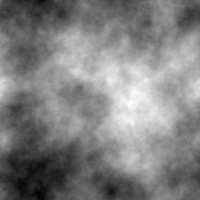
#> input picture code/ZernikeFitting/kol_D_5.00_ro_0.50_DoverR0_10.0l1no0001phase.fits, 200 x 200 px
$ python ZernikeFitter.py   (older library calls are emulated)
#> lines starting #> are read from the running program, lines starting #| are printed output that depends on the picture
#!/usr/bin/env python2.7
# -*- coding: utf-8 -*-

"""
@file py102-example2-zernike.py
@brief Fitting a surface in Python example for Python 102 lecture
@author Tim van Werkhoven (t.i.m.vanwerkhoven@gmail.com)
@url http://python101.vanwerkhoven.org
@date 20111012

Created by Tim van Werkhoven (t.i.m.vanwerkhoven@xs4all.nl) on 2011-10-12
Copyright (c) 2011 Tim van Werkhoven. All rights reserved.

This file is licensed under the Creative Commons Attribution-Share Alike
license versions 3.0 or higher, see
http://creativecommons.org/licenses/by-sa/3.0/

Objectified for easier calling and set-up by anand@stsci.edu  2015
AS: see
http://www.staff.science.uu.nl/~werkh108/docs/teach/2011b_python/course/python102/python_102-print.pdf
and
http://www.vanwerkhoven.org/teaching.html  esp. pyhon 102

Python 3-ized, print(), //, and xrange->range only anand@stsci.edu  2018
"""


"""
anand@ati.st-guest.org:12  ./ZernikeFitter.py
grid:
[[[-1.000e+00 -1.000e+00 -1.000e+00 -1.000e+00]
  [-5.000e-01 -5.000e-01 -5.000e-01 -5.000e-01]
  [ 0.000e+00  0.000e+00  0.000e+00  0.000e+00]
  [ 5.000e-01  5.000e-01  5.000e-01  5.000e-01]]

 [[-1.000e+00 -5.000e-01  0.000e+00  5.000e-01]
  [-1.000e+00 -5.000e-01  0.000e+00  5.000e-01]
  [-1.000e+00 -5.000e-01  0.000e+00  5.000e-01]
  [-1.000e+00 -5.000e-01  0.000e+00  5.000e-01]]]
grid_rho
[[ 1.414e+00  1.118e+00  1.000e+00  1.118e+00]
 [ 1.118e+00  7.071e-01  5.000e-01  7.071e-01]
 [ 1.000e+00  5.000e-01  0.000e+00  5.000e-01]
 [ 1.118e+00  7.071e-01  5.000e-01  7.071e-01]]
anand@ati.st-guest.org:13  ./ZernikeFitter.py
grid:
[[[-6.667e-01 -6.667e-01 -6.667e-01]
  [ 0.000e+00  0.000e+00  0.000e+00]
  [ 6.667e-01  6.667e-01  6.667e-01]]

 [[-6.667e-01  0.000e+00  6.667e-01]
  [-6.667e-01  0.000e+00  6.667e-01]
  [-6.667e-01  0.000e+00  6.667e-01]]]
grid_rho
[[ 9.428e-01  6.667e-01  9.428e-01]
 [ 6.667e-01  0.000e+00  6.667e-01]
 [ 9.428e-01  6.667e-01  9.428e-01]]

"""


### Libraries

import sys
import astropy.io.fits as pyfits
import numpy as N
from scipy.misc import factorial as fac

### Init functions
def zernike_rad(m, n, rho):
    """
    Calculate the radial component of Zernike polynomial (m, n)
    given a grid of radial coordinates rho.

    >>> zernike_rad(3, 3, 0.333)
    0.036926037000000009
    >>> zernike_rad(1, 3, 0.333)
    -0.55522188900000002
    >>> zernike_rad(3, 5, 0.12345)
    -0.007382104685237683
    """

    if (n < 0 or m < 0 or abs(m) > n):
        raise ValueError

    if ((n-m) % 2):
        return rho*0.0

    pre_fac = lambda k: (-1.0)**k * fac(n-k) / ( fac(k) * fac( (n+m)/2.0 - k ) * fac( (n-m)/2.0 - k ) )

    return sum(pre_fac(k) * rho**(n-2.0*k) for k in range((n-m)//2+1))

def zernike(m, n, rho, phi):
    """
    Calculate Zernike polynomial (m, n) given a grid of radial
    coordinates rho and azimuthal coordinates phi.

    >>> zernike(3,5, 0.12345, 1.0)
    0.0073082282475042991
    >>> zernike(1, 3, 0.333, 5.0)
    -0.15749545445076085
    """
    if (m > 0): return zernike_rad(m, n, rho) * N.cos(m * phi)
    if (m < 0): return zernike_rad(-m, n, rho) * N.sin(-m * phi)
    return zernike_rad(0, n, rho)

def zernikel(j, rho, phi):
    """
    Calculate Zernike polynomial with Noll coordinate j given a grid of radial
    coordinates rho and azimuthal coordinates phi.

    >>> zernikel(0, 0.12345, 0.231)
    1.0
    >>> zernikel(1, 0.12345, 0.231)
    0.028264010304937772
    >>> zernikel(6, 0.12345, 0.231)
    0.0012019069816780774
    """
    n = 0
    while (j > n):
        n += 1
        j -= n

    m = -n+2*j
    return zernike(m, n, rho, phi)

def generate_testdata(nzern_, grid_rho_, grid_phi_):
    # hardcoded first 15 zernikes
    test_vec_ = N.random.random(nzern_) - 0.5  # fewer Z's in the test surface...
    test_vec_[15:] = 0.0 # 15 modes excited and rest zero...
    print("input Z coeffts:\n", test_vec_)
    test_surf_ = sum(val * zernikel(i, grid_rho_, grid_phi_) for (i, val) in enumerate(test_vec_))
    return test_vec_, test_surf_


class ZernikeFitter:
    """
    Does Zernikes on a circular disk fitting just inside your array of size narr,
    so if your pupil is undersized within the pupil array, snip off padding before
    sending its wavefront into this object be fit.

    Usage:

        import ZernikeFitter as ZF
        zf = ZF.ZernikeFitter(nzern=10, narr=200)
        zcoeffs, fittedsurface, residualsurface = zf.fit_zernikes_to_surface(yoursurface)


    Zernikes break naturally at nzern = 0 1 3 6 10 15 21 28 36 45 55 66 78 91 105 ...   n*(n+1)/2
    N.B. These are Noll-numbered Zernikes     anand@stsci.edu 2015
    """

    def __init__(self, nzern=15, narr=200, SEEGRID=False, SEEVAR=False, extrasupportindex = None):
        """
        Input: nzern: number of Noll Zernikes to use in the fit
        Input: narr: the live pupil array size you want to use

        Sets up list of poly's and grids & support grids
        Makes coordinate grid for rho and phi and circular support mask
        Calculates 'overlap integrals' (covariance matrix) of the Zernike polynomials on your grid and array size
        Calculates the inverse of this matrix, so it's 'ready to fit' your incoming array
        extrasupportindex is a 2D index array to define eg spider supports where the pupil is not live

        """
        self.narr = narr
        self.nzern = nzern  # tbd - allowed numbers from Pascal's Triangle sum(n) starting from n=1, viz. n(n+1)/2
        self.grid = (N.indices((self.narr, self.narr), dtype=N.float) - self.narr//2) / (float(self.narr)*0.5)
        self.grid_rho = (self.grid**2.0).sum(0)**0.5

        if SEEGRID:
            print("grid:")
            print(self.grid)
            print("grid_rho")
            print(self.grid_rho)
            sys.exit()


        self.grid_phi = N.arctan2(self.grid[0], self.grid[1])
        self.grid_mask = self.grid_rho <= 1
        self.grid_outside = self.grid_rho > 1

        # Add a spider support sort of extra masking here such as:
        if extrasupportindex:
            # Add a 'spider support':
            self.grid_mask[extrasupportindex] = 0
            self.grid_outside[extrasupportindex] = 1

        # Compute list of explicit Zernike polynomials and keep them around for fitting
        self.zern_list = [zernikel(i, self.grid_rho, self.grid_phi)*self.grid_mask for i in range(self.nzern)]


        # Force zernikes to be unit standard deviation over circular mask
        for z, zfunc in enumerate(self.zern_list):
            if z>0: self.zern_list[z] = (zfunc/zfunc[self.grid_mask].std()) * self.grid_mask
            else: self.zern_list[0] = zfunc * self.grid_mask


        #stack = N.zeros((nzern,narr,narr))
        #print "variance:"
        #nolli = 0
        # To normalize all but piston to RMS 1 divide by this number
        self.sigma = []
        for zfunc in self.zern_list:
            self.sigma.append(zfunc[self.grid_mask].std())


        # Calculate covariance between all Zernike polynomials
        self.cov_mat = N.array([[N.sum(zerni * zernj) for zerni in self.zern_list] for zernj in self.zern_list])
        # Invert covariance matrix using SVD
        self.cov_mat_in = N.linalg.pinv(self.cov_mat)


    def fit_zernikes_to_surface(self, surface):
        """
        Input: surface: input surface to be fit (2D array)
        Output: zcoeffs: 1d vector of coefficients of the fit (self.nzern in length)
        Output: rec_wf: the 'recovered wavefront' - i.e. the fitted zernikes, in same array size as surface
        Output: res_wf: surface - rec_wf, i.e. the residual error in the fit

        """

        # Calculate the inner product of each Zernike mode with the test surface
        wf_zern_inprod = N.array([N.sum(surface * zerni) for zerni in self.zern_list])

        # Given the inner product vector of the test wavefront with Zernike basis,
        # calculate the Zernike polynomial coefficients
        zcoeffs = N.dot(self.cov_mat_in, wf_zern_inprod)
        print("First few recovered Zernike coeffts:", zcoeffs[:min(10, self.nzern)])

        # Reconstruct (e.g. wavefront) surface from Zernike components
        rec_wf = sum(val * zernikel(i, self.grid_rho, self.grid_phi) for (i, val) in enumerate(zcoeffs))
        rec_wf = rec_wf * self.grid_mask

        print( "Standard deviation of fit is {0:.3e}".format((surface*self.grid_mask - rec_wf)[self.grid_mask].std()) )
        return zcoeffs, rec_wf, (surface*self.grid_mask - rec_wf)


if __name__ == "__main__":

    # This will set up default printing of numpy to 3 dec places, scientific notation
    N.set_printoptions(precision=3, threshold=None, edgeitems=None, linewidth=None,
        suppress=None, nanstr=None, infstr=None, formatter={'float': '{: 0.3e}'.format} )

    # [7 lines of commented-out code are left out]

    GEN = True # generate test data
    GEN = False # read in a kolmog phase screen

    # initialize ZernikeFitter
    # two test cases are possible -
    #    test data file or
    #    test data created in-memory with only the first 15 Zernikes
    #
    if GEN is False: # read in 200 x 200 test data file from disk - adjust path by hand
        test_surf = pyfits.getdata("kol_D_5.00_ro_0.50_DoverR0_10.0l1no0001phase.fits")[:100,:100]
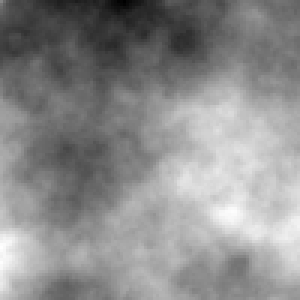
#> test_surf: shape (100, 100) >f4 (shown 3 times larger); min -10.19, max 7.81, mean -0.262; drawn with min black and max white
        print(test_surf.shape, "test input file found: {:s}".format("kol_D_5.00_ro_0.50_DoverR0_10.0l1no0001phase.fits"))
#| (100, 100) test input file found: kol_D_5.00_ro_0.50_DoverR0_10.0l1no0001phase.fits
        zf = ZernikeFitter(nzern=300, narr=test_surf.shape[0])  # up to radial order 22
    else:
        zf = ZernikeFitter(nzern = 21, narr=201) # Set up to use first 21 Zernikes, radial order 4
        test_vec, test_surf = generate_testdata(zf.nzern, zf.grid_rho, zf.grid_phi)
        print(test_surf.shape, "test input data generated")

    if True:
        stack = N.zeros((zf.nzern,zf.narr,zf.narr))
        for z, zfunc in enumerate(zf.zern_list):
            if z>0: stack[z,:,:] = (zfunc/zfunc[zf.grid_mask].std())*zf.grid_mask
            else:  stack[z,:,:] = zfunc*zf.grid_mask
        pyfits.PrimaryHDU(data=stack).writeto("ZfunctionsUnitVar.fits", overwrite=True)

    # Fit the array with Zernikes:
    zcoeffs, rec_wf, res_wf = zf.fit_zernikes_to_surface(test_surf*zf.grid_mask)
#> in fit_zernikes_to_surface, `wf_zern_inprod = N.array([N.sum(surface * zerni) for zerni in self.zer..`: wf_zern_inprod = 300 values, max 15421.5 at index 1, min -9459.7 at index 8, mean 64.65
#> in fit_zernikes_to_surface, `zcoeffs = N.dot(self.cov_mat_in, wf_zern_inprod)`: zcoeffs = 300 values, max 1.96 at index 1, min -1.2 at index 8, mean 0.0107
#> in fit_zernikes_to_surface, `zcoeffs = N.dot(self.cov_mat_in, wf_zern_inprod)`:
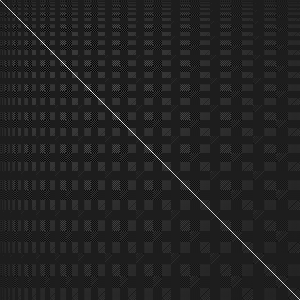
#> self.cov_mat_in: shape (300, 300) float64; min -2.15e-05, max 0.000167, mean 3.78e-06; drawn with min black and max white
#| First few recovered Zernike coeffts: [-1.032e-01  1.965e+00  1.691e+00 -2.712e-02 -5.410e-01  1.196e+00
#|  -1.062e-01 -8.889e-02 -1.199e+00  1.192e-01]
#> in fit_zernikes_to_surface, `rec_wf = sum(val * zernikel(i, self.grid_rho, self.grid_phi) for (i, v..`:
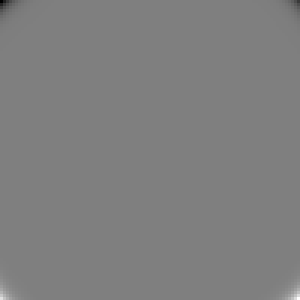
#> rec_wf: shape (100, 100) float64 (shown 3 times larger); min -4820160.9, max 4848138.8, mean 1110; drawn with min black and max white
#> in fit_zernikes_to_surface, `rec_wf = rec_wf * self.grid_mask`:
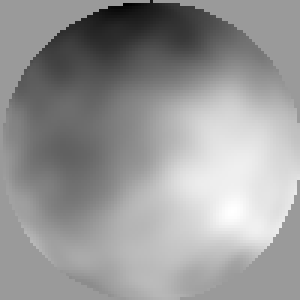
#> rec_wf: shape (100, 100) float64 (shown 3 times larger); min -4.18, max 2.7, mean -0.0806; drawn with min black and max white
#| Standard deviation of fit is 1.890e+00
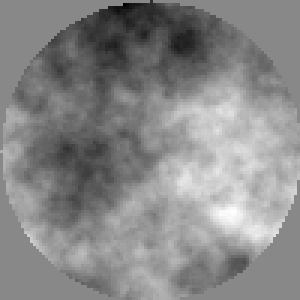
#> res_wf: shape (100, 100) float64 (shown 3 times larger); min -5.7, max 4.97, mean 0.000786; drawn with min black and max white

    #test_surf[zf.grid_outside] = 0.0
    #rec_wf[zf.grid_outside] = 0.0
    #res_wf[zf.grid_outside] = 0.0

    # Test reconstruction coeffts for in-memory case (i.e. the fit)
    if GEN:
        print("numpy.allclose(Input, reconstruction coeffs): ",  N.allclose(test_vec, zcoeffs), "\n")


    ### Store data to disk
    from time import time, asctime, gmtime, localtime
    clist = []
    clist.append(pyfits.Card('Program', 'ZernikeFitter.py') )
    clist.append(pyfits.Card('Epoch', time()) )
    clist.append(pyfits.Card('utctime', asctime(gmtime(time()))) )
    clist.append(pyfits.Card('loctime', asctime(localtime(time()))) )
    hdr = pyfits.Header(cards=clist+[pyfits.Card('Desc', 'Surface input')])
    pyfits.writeto('FitZernikes_inputsurface.fits', test_surf, header=hdr, overwrite=True, checksum=True)
    hdr = pyfits.Header(cards=clist+[pyfits.Card('Desc', 'Reconstructed surface')])
    #pyfits.writeto('FitZernikes_fittedsurface.fits', rec_wf*zf.grid_mask, header=hdr, overwrite=True, checksum=True)
    pyfits.writeto('FitZernikes_fittedsurface.fits', rec_wf, header=hdr, overwrite=True, checksum=True)
    if GEN is False:
        hdr = pyfits.Header(cards=clist+[pyfits.Card('Desc', 'Data - Zernfit')])
        pyfits.writeto('FitZernikes_residual.fits', res_wf*zf.grid_mask, header=hdr, overwrite=True, checksum=True)


    ### Plot some results

    import pylab as plt

    # [34 lines of commented-out code are left out]
